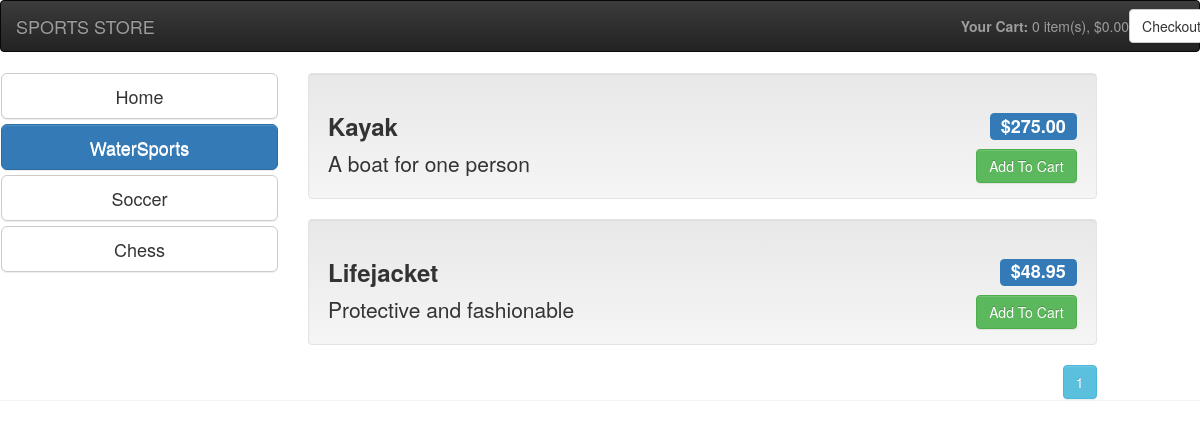
Screenshot of /WaterSports with the database file from the repository.
### ecommerce/models.py (models this page shows)
class Product(db.Model):
    id = db.Column(db.Integer, primary_key=True)
    name = db.Column(db.String(80), unique=True, nullable=False)
    description = db.Column(db.String(500), nullable=False)
    price = db.Column(db.Float, nullable=False)
    category = db.Column(db.String(80), nullable=False)
    image_flie = db.Column(db.String(20), nullable=False, default='default.jpg')

### ecommerce/routes.py (the view)
@app.route("/<category>")
def category(category):
    form = CartForm()
    cart = get_cart()
    page = request.args.get('page', 1, type=int)
    category_products = Product.query.filter_by(category=category).paginate(page=page, per_page=page_size)
    products_ = Product.query.all()
    categories = []
    for product in products_:
        if product.category not in categories:
            categories.append(product.category)
    return render_template("list.html", category_products=category_products, categories=categories, form=form, cart=cart)

### ecommerce/forms.py
class CartForm(FlaskForm):
    id = IntegerField('id', validators=[DataRequired()])
    return_url = StringField('return_url', validators=[DataRequired()])
    submit = SubmitField('Add To Cart')

### ecommerce/forms.py (called while the page is built)
    def compute_total_value(self):
        return sum([line.product.price * line.quantity for line in self.line_collection])

    def compute_quantity_sum(self):
        return sum([line.quantity for line in self.line_collection])

### ecommerce/routes.py (called while the page is built)
def get_cart():
    obj = Cart()
    return obj

### ecommerce/templates/list.html (shortened to what this page needs)
{% extends "layout.html" %}
  {% block checkout %}
  <a class="btn btn-default navbar-btn" href="{{ url_for('index') }}"> Checkout</a>
  {% endblock %}
  {% block details %}
    <b> Your Cart: </b>
   {{ cart.compute_quantity_sum() }} item(s),
   {{ "$%.2f" | format(cart.compute_total_value()) }}
{% endblock %}
{% block category %}
{% if "products" in request.base_url %}
 <a class = "btn btn-block btn-default btn-lg btn-primary" href="{{url_for('products') }}"> Home </a>
 {% else %}
 <a class = "btn btn-block btn-default btn-lg" href="{{url_for('products') }}"> Home </a>
{% endif %}
  {% for category in categories %}
      {% if category in request.base_url %}
      <a class = "btn btn-block btn-default btn-lg btn-primary" href="{{url_for('category', category=category) }}"> {{ category }} </a>
      {% else %}
      <a class = "btn btn-block btn-default btn-lg" href="{{url_for('category', category=category) }}"> {{ category }} </a>
      {% endif %}
   {% endfor %}
{% endblock %}
{% block content %}
      {% if products %}
         {% for product in products.items %}
          <div class="well">
          <h3>
            <strong> {{ product.name }} </strong>
            <span class="pull-right label label-primary"> {{ "$%.2f" | format(product.price) }}  </span>
          </h3>
             <form action="{{ url_for('add_to_cart') }}" method="POST">
               {{ form.hidden_tag() }}
               <div class="pull-right">
                  {{ form.id(value=product.id, type="hidden") }}
                  {{ form.return_url(value=request.path, type="hidden") }}
                  {{ form.submit(class="btn btn-success")}}
                </div>
             </form>
             <span class="lead"> {{ product.description }} </span>
          </div>
          {% endfor %}
        {% else %}
          {% for product in category_products.items %}
          <div class="well">
          <h3>
            <strong> {{ product.name }} </strong>
            <span class="pull-right label label-primary"> {{ "$%.2f" | format(product.price) }}  </span>
          </h3>
          <form action="{{ url_for('add_to_cart') }}" method="post">
            <div class="pull-right">
               {{ form.submit(class="btn btn-success")}}
             </div>
          </form>
          <span class="lead"> {{ product.description }} </span>
          </div>
          {% endfor %}
      {% endif %}
       <div class="btn-group pull-right">
         {% if products %}
         {% for page_num in products.iter_pages() %}
            {% if page_num %}
            {% if page_num != products.page %}
            <a class="btn btn-default" href="{{ url_for('products', page=page_num) }}"> {{ page_num }} </a>
            {% else %}
            <a class="btn btn-info" href="{{ url_for('products', page=page_num) }}"> {{ page_num }} </a>
            {% endif %}
            {% else%}
              <span> ... </span>
            {% endif %}
         {% endfor %}
      {% else %}
         {% for page_num in category_products.iter_pages() %}
            {% if page_num %}
               {% if page_num != category_products.page %}
            <a class="btn btn-default" href="{{ url_for('category', category=category_products.items[0].category, page=page_num) }}"> {{ page_num }} </a>
               {% else %}
            <a class="btn btn-info" href="{{ url_for('category', category=category_products.items[0].category, page=page_num) }}"> {{ page_num }} </a>
              {% endif %}
            {% else%}
              <span> ... </span>
            {% endif %}
          {% endfor %}
      {% endif %}
      </div>
{% endblock %}

### rows the page displays
Product: category "WaterSports", name "Kayak", price "$275.00", description "A boat for one person"
Product: category "Soccer"
Product: category "Chess"
Product: name "Lifejacket", price "$48.95", description "Protective and fashionable"

### other values shown
{{ cart.compute_quantity_sum() }} "0"
{{ "$%.2f" | format(cart.compute_total_value()) }} "$0.00"
{{ page_num }} "1"
